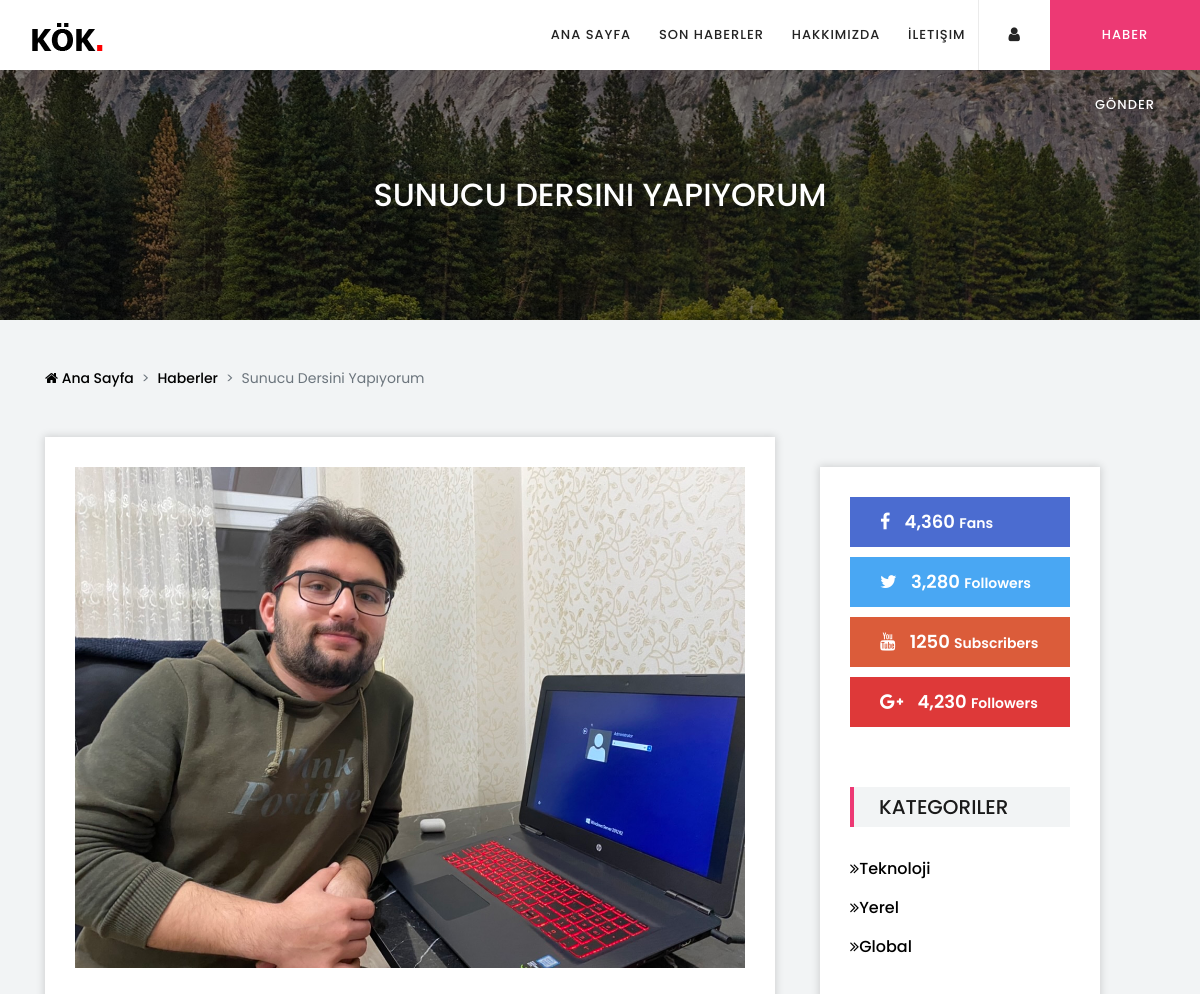
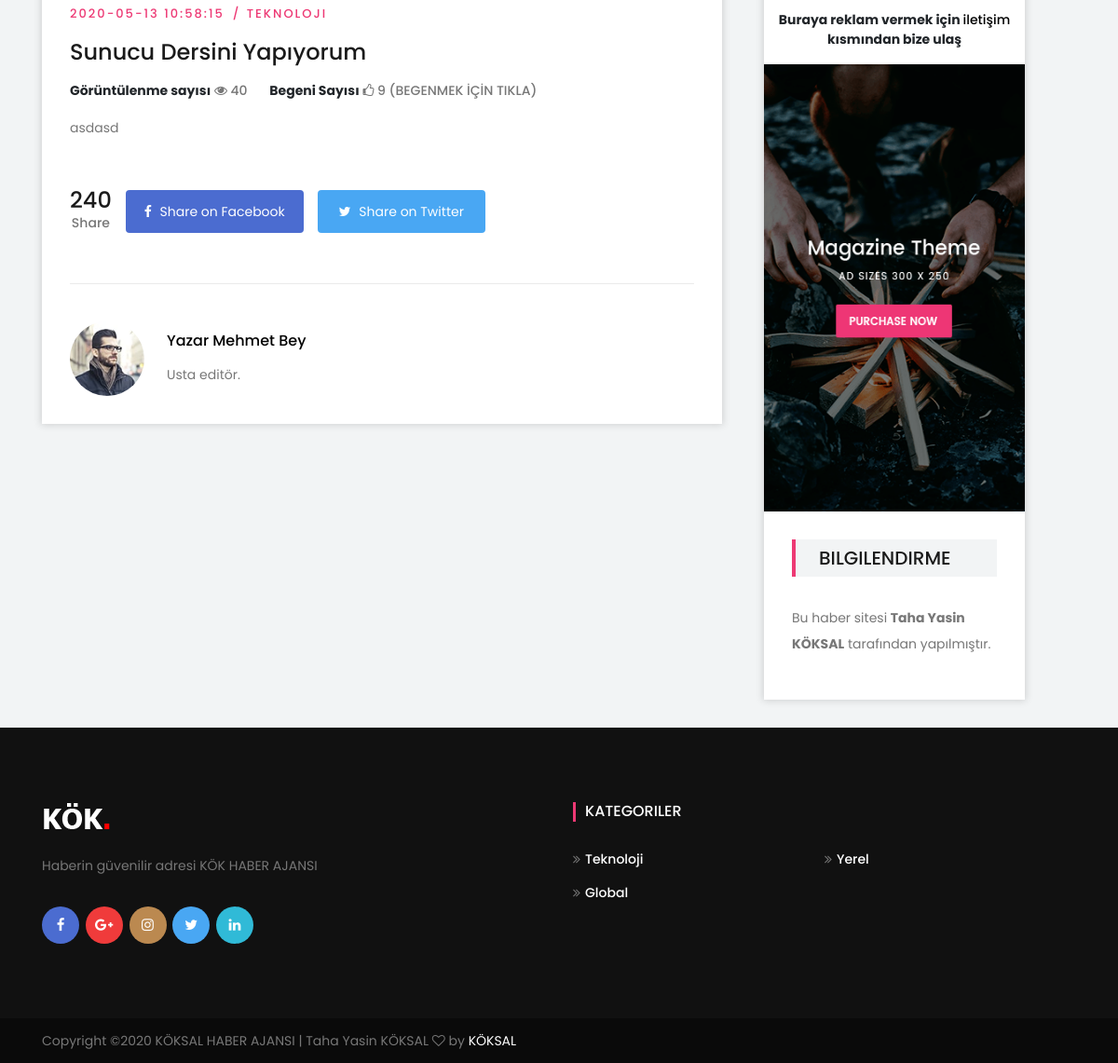
Screenshot of /detay.php?haber_id=30 with the database file from the repository (2 pictures, top to bottom).
### tables this page shows
CREATE TABLE `haberler` (
  `haber_id` int(11) NOT NULL,
  `haber_yazar` varchar(150) NOT NULL,
  `haber_yazarid` int(11) NOT NULL,
  `haber_gorsel` varchar(150) NOT NULL,
  `haber_kategori` varchar(200) NOT NULL,
  `haber_ad` varchar(255) NOT NULL,
  `haber_icerik` text NOT NULL,
  `haber_tarih` timestamp NOT NULL DEFAULT CURRENT_TIMESTAMP,
  `haber_durum` enum('1','0') NOT NULL,
  `haber_goruntulenme` int(11) NOT NULL,
  `haber_begenme` int(11) NOT NULL
);

CREATE TABLE `haber_kategori` (
  `kategori_id` int(11) NOT NULL,
  `kategori_ad` varchar(100) NOT NULL,
  `kategori_detay` varchar(255) NOT NULL
);

CREATE TABLE `reklam` (
  `reklam_id` int(11) NOT NULL,
  `reklam_resim` varchar(255) NOT NULL
);

CREATE TABLE `ayar` (
  `ayar_id` int(11) NOT NULL,
  `ayar_siteadi` varchar(200) NOT NULL,
  `ayar_hakkimizda` text NOT NULL,
  `ayar_ofis` varchar(200) NOT NULL,
  `ayar_iletisimmail` varchar(50) NOT NULL,
  `ayar_telefon` varchar(60) NOT NULL,
  `ayar_facebook` varchar(150) NOT NULL,
  `ayar_twitter` varchar(150) NOT NULL,
  `ayar_youtube` varchar(150) NOT NULL,
  `ayar_bilgilendirme` varchar(200) NOT NULL,
  `ayar_stmthost` varchar(200) NOT NULL,
  `ayar_stmtusername` varchar(200) NOT NULL,
  `ayar_stmtparola` varchar(200) NOT NULL
);

### detay.php (the view, shortened to what this page needs)
<?php include 'header.php';
$habersor=$db->prepare("SELECT * FROM haberler where haber_id=:haber_id");
$habersor->execute(array(
    'haber_id' => $_GET['haber_id']
));
$habercek=$habersor->fetch(PDO::FETCH_ASSOC);
?>
<section class="breadcrumb-area bg-img bg-overlay" style="background-image: url(img/bg-img/49.jpg);">
    <div class="container h-100">
        <div class="row h-100 align-items-center">
            <div class="col-12">
                <div class="breadcrumb-content">
                    <h2><?php echo $habercek["haber_ad"]; ?></h2>
                </div>
            </div>
        </div>
    </div>
</section>
<div class="mag-breadcrumb py-5">
    <div class="container">
        <div class="row">
            <div class="col-12">
                <nav aria-label="breadcrumb">
                    <ol class="breadcrumb">
                        <li class="breadcrumb-item"><a href="index.php"><i class="fa fa-home" aria-hidden="true"></i> Ana Sayfa</a></li>
                        <li class="breadcrumb-item"><a href="sonhaberler.php">Haberler</a></li>
                        <li class="breadcrumb-item active" aria-current="page"><?php echo $habercek["haber_ad"]; ?></li>
                    </ol>
                </nav>
            </div>
        </div>
    </div>
</div>
<section class="post-details-area">
    <div class="container">
        <div class="row justify-content-center">
            <div class="col-12 col-xl-8">
                <div class="post-details-content bg-white mb-30 p-30 box-shadow">
                    <div class="blog-thumb mb-30">
                        <img src="<?php echo $habercek["haber_gorsel"]; ?>" alt="">
                    </div>
                    <div class="blog-content">
                        <div class="post-meta">
                            <a href="#"><?php echo $habercek["haber_tarih"]; ?></a>
                            <a href="archive.html">
                                <?php $kategorisorhaber=$db->prepare("SELECT * FROM haber_kategori where kategori_id=:kategori_id");
                                $kategorisorhaber->execute(array(
                                    'kategori_id' => $habercek["haber_kategori"]
                                ));
                                $kategoricek=$kategorisorhaber->fetch(PDO::FETCH_ASSOC); ?>
                                <?php echo $kategoricek["kategori_ad"]; ?>
                            </a>
                        </div>
                        <h4 class="post-title"><?php echo $habercek["haber_ad"]; ?></h4>
                        <div class="post-meta-2">
                         <b> Görüntülenme sayısı</b>
                         <a href="#"><i class="fa fa-eye" aria-hidden="true"></i> <?php echo $habercek["haber_goruntulenme"]; ?></a>
                           <b>Begeni Sayısı</b>
                           <a href="admin/netting/islem.php?begeniid=<?php echo $habercek["haber_id"]; ?>"><i class="fa fa-thumbs-o-up" aria-hidden="true"></i> <?php echo $habercek["haber_begenme"]; ?> (BEGENMEK İÇİN TIKLA)</a>
                        </div>
                        <p><?php echo $habercek["haber_icerik"]; ?></p>
                        <div class="like-dislike-share my-5">
                            <h4 class="share">240<span>Share</span></h4>
                            <a href="#" class="facebook"><i class="fa fa-facebook" aria-hidden="true"></i> Share on Facebook</a>
                            <a href="#" class="twitter"><i class="fa fa-twitter" aria-hidden="true"></i> Share on Twitter</a>
                        </div>
                        <div class="post-author d-flex align-items-center">
                            <div class="post-author-thumb">
                                <img src="img/bg-img/52.jpg" alt="">
                            </div>
                            <div class="post-author-desc pl-4">
                                <a href="#" class="author-name"><?php echo $habercek["haber_yazar"]; ?></a>
                                <p>Usta editör.</p>
                            </div>
                        </div>
                    </div>
                </div>
            </div>
            <div class="col-12 col-md-6 col-lg-5 col-xl-4">
              <?php include 'sagkisim.php'; ?>
          </div>
      </div>
  </div>
</section>
<?php include 'footer.php'; ?>

### header.php (shortened to what this page needs)
<?php include 'admin/netting/baglan.php';
$gorunumsor=$db->prepare("SELECT * FROM gorunum where gorunum_id=:gorunum_id");
$gorunumsor->execute(array(
    'gorunum_id' => 1
));
$gorunumcek=$gorunumsor->fetch(PDO::FETCH_ASSOC);
$ayarsor=$db->prepare("SELECT * FROM ayar where ayar_id=:ayar_id");
$ayarsor->execute(array(
    'ayar_id' => 1
));
$ayarcek=$ayarsor->fetch(PDO::FETCH_ASSOC);
$reklamsor=$db->prepare("SELECT * FROM reklam where reklam_id=:reklam_id");
$reklamsor->execute(array(
    'reklam_id' => 1
));
$reklamcek=$reklamsor->fetch(PDO::FETCH_ASSOC);
?>
<!DOCTYPE html>
<html lang="en">
<head>
    <link rel="stylesheet" href="style.css">
</head>
<body>
    <header class="header-area">
        <div class="mag-main-menu" id="sticker">
            <div class="classy-nav-container breakpoint-off">
                <nav class="classy-navbar justify-content-between" id="magNav">
                    <a href="index.php" class="nav-brand"><img src="img/core-img/koklogo.png" alt=""></a>
                    <div class="nav-content d-flex align-items-center">
                        <div class="classy-menu">
                            <div class="classynav">
                                <ul>
                                    <li class="active"><a href="index.php">Ana Sayfa</a></li>
                                    <li><a href="sonhaberler.php">Son Haberler</a></li>
                                    <li><a href="hakkimizda.php">Hakkımızda</a></li>
                                    <li><a href="iletisim.php">İletişim</a></li>
                                </ul>
                            </div>
                        </div>
                        <div class="top-meta-data d-flex align-items-center">
                            <a href="admin/giris.php" class="login-btn"><i class="fa fa-user" aria-hidden="true"></i></a>
                            <a href="submit-video.html" class="submit-video"><span><i class="fa fa-cloud-upload"></i></span> <span class="video-text">HABER GÖNDER</span></a>
                        </div>
                    </div>
                </nav>
            </div>
        </div>
    </header>

### sagkisim.php
 <div class="post-sidebar-area right-sidebar mt-30 mb-30 box-shadow">
    <?php if($gorunumcek["sag_sosyalmedya"]==1)  { ?>
        <div class="single-sidebar-widget p-30">
            <div class="social-followers-info">
                <a href="<?php echo $ayarcek["ayar_facebook"]; ?>" class="facebook-fans"><i class="fa fa-facebook"></i> 4,360 <span>Fans</span></a>
                <a href="<?php echo $ayarcek["ayar_twitter"]; ?>" class="twitter-followers"><i class="fa fa-twitter"></i> 3,280 <span>Followers</span></a>
                <a href="<?php echo $ayarcek["ayar_youtube"]; ?>" class="youtube-subscribers"><i class="fa fa-youtube"></i> 1250 <span>Subscribers</span></a>
                <a href="#" class="google-followers"><i class="fa fa-google-plus"></i> 4,230 <span>Followers</span></a>
            </div>
        </div>
    <?php } ?>
    <?php if($gorunumcek["sag_kategori"]==1)  { ?>
        <div class="single-sidebar-widget p-30">
            <div class="section-heading">
                <h5>Kategoriler</h5>
            </div>
            <ul class="catagory-widgets">
                <?php
                $habersor=$db->prepare("SELECT * FROM haber_kategori");
                $habersor->execute();
                ?>
                <?php while ($kategoricek=$habersor->fetch(PDO::FETCH_ASSOC)) { ?>
                    <li><a href="sonhaberler.php?kategori=<?php echo $kategoricek["kategori_id"] ?>"><span><i class="fa fa-angle-double-right" aria-hidden="true"></i><?php echo $kategoricek["kategori_ad"]; ?></span> <span></span></a></li>
                <?php } ?>
            </ul>
        </div>
    <?php } ?>
    <?php if($gorunumcek["sag_reklam"]==1)  { ?>
        <p><b><center>Buraya reklam vermek için <a href="iletisim.php">iletişim</a> kısmından bize ulaş</center></b></p>
        <div class="single-sidebar-widget">
            <a href="#" class="add-img"><img src="<?php echo $reklamcek["reklam_resim"]; ?>" alt=""></a>
        </div>
    <?php } ?>
    <div class="single-sidebar-widget p-30">
        <div class="section-heading">
            <h5>Bilgilendirme</h5>
        </div>
        <div class="newsletter-form">
            <p><?php echo $ayarcek["ayar_bilgilendirme"]; ?></p>
        </div>
    </div>
</div>

### footer.php (shortened to what this page needs)
<footer class="footer-area">
    <div class="container">
        <div class="row">
            <div class="col-12 col-sm-6 col-lg-6">
                <div class="footer-widget">
                    <a href="index.html" class="foo-logo"><img src="img/core-img/koklogobeyaz.png" alt=""></a>
                    <p>Haberin güvenilir adresi KÖK HABER AJANSI</p>
                    <div class="footer-social-info">
                        <a href="#" class="facebook"><i class="fa fa-facebook"></i></a>
                        <a href="#" class="google-plus"><i class="fa fa-google-plus"></i></a>
                        <a href="#" class="instagram"><i class="fa fa-instagram"></i></a>
                        <a href="#" class="twitter"><i class="fa fa-twitter"></i></a>
                        <a href="#" class="linkedin"><i class="fa fa-linkedin"></i></a>
                    </div>
                </div>
            </div>
            <div class="col-12 col-sm-6 col-lg-6">
                <div class="footer-widget">
                    <h6 class="widget-title">Kategoriler</h6>
                    <nav class="footer-widget-nav">
                        <ul>
                           <?php
                           $habersor=$db->prepare("SELECT * FROM haber_kategori");
                           $habersor->execute();
                           ?>
                           <?php while ($kategoricek=$habersor->fetch(PDO::FETCH_ASSOC)) { ?>
                            <li><a href="sonhaberler.php?kategori=<?php echo $kategoricek["kategori_id"] ?>"><i class="fa fa-angle-double-right" aria-hidden="true"></i><?php echo $kategoricek["kategori_ad"]; ?></a></li>
                            <?php } ?>
                        </ul>
                    </nav>
                </div>
            </div>
        </div>
    </div>
    <div class="copywrite-area">
        <div class="container">
            <div class="row">
                <div class="col-12">
                    <p class="copywrite-text">
                        Copyright &copy;<script>document.write(new Date().getFullYear());</script> KÖKSAL HABER AJANSI | Taha Yasin KÖKSAL <i class="fa fa-heart-o" aria-hidden="true"></i> by <a href="https://tahayasinkoksal.com.tr" target="_blank">KÖKSAL</a>
                        </p>
                    </div>
                </div>
            </div>
        </div>
    </footer>
</body>
</html>

### css/classy-nav.css (style rules this page uses)
* { margin: 0; padding: 0; }
body { font-family: "Roboto", sans-serif; }
ul, ol { margin: 0; }
ul li, ol li { list-style: none; }
img { height: auto; max-width: 100%; }
.bg-img { background-position: center center; background-size: cover; background-repeat: no-repeat; }
.classy-nav-container { position: relative; z-index: 100; background-color: #ffffff; }
.classy-nav-container * { box-sizing: border-box; }
.classy-nav-container a { -webkit-transition-duration: 500ms; transition-duration: 500ms; text-decoration: none; outline: none; font-size: 14px; font-weight: 400; color: #232323; display: inline-block; }
.justify-content-between { -webkit-box-pack: justify; -ms-flex-pack: justify; justify-content: space-between; }
.justify-content-center { -webkit-box-pack: center; -ms-flex-pack: center; justify-content: center; }
.classy-navbar { width: 100%; height: 70px; padding: 0.5em 2em; display: -webkit-box; display: -ms-flexbox; display: flex; -webkit-box-align: center; -ms-flex-align: center; -ms-grid-row-align: center; align-items: center; }
.classy-navbar .nav-brand { font-size: 26px; font-weight: 500; color: #565656; display: inline-block; margin-right: 30px; }
.classynav ul li { display: inline-block; clear: both; position: inherit; z-index: 10; }
.classynav ul li a { padding: 0 12px; display: block; height: 35px; font-size: 14px; line-height: 34px; }
.breakpoint-off .classynav { display: -webkit-box; display: -ms-flexbox; display: flex; -webkit-box-align: center; -ms-flex-align: center; -ms-grid-row-align: center; align-items: center; }

### rows the page displays
haberler: haber_ad "SUNUCU DERSINI YAPIYORUM", haber_ad "Sunucu Dersini Yapıyorum", haber_gorsel (picture), haber_tarih "2020-05-13 10:58:15", haber_goruntulenme "40", haber_begenme "9", haber_icerik "asdasd", haber_yazar "Yazar Mehmet Bey"
haber_kategori: kategori_ad "TEKNOLOJI", kategori_ad "Teknoloji"
haber_kategori: kategori_ad "Yerel"
haber_kategori: kategori_ad "Global"
reklam: reklam_resim (picture)
ayar: ayar_bilgilendirme "Bu haber sitesi Taha Yasin KÖKSAL tarafından yapılmıştır."
